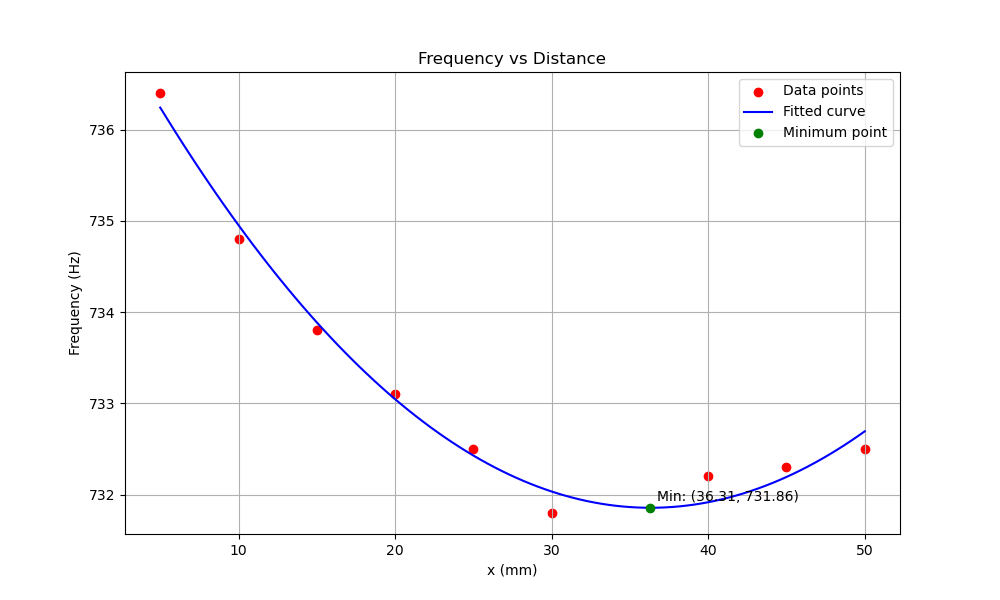

The Python source for this figure:
# ZJU 动态法测量材料杨氏模量 声速的测定 数据处理脚本
# 处理 f
def get_f(fs):

    import numpy as np
    import matplotlib.pyplot as plt
    from scipy.optimize import curve_fit

    xs = [5 * i for i in range(1, 11) if i != 7]

    # Define the quadratic function for fitting
    def quadratic(x, a, b, c):
        return a * x**2 + b * x + c

    # Perform curve fitting
    popt, _ = curve_fit(quadratic, xs, fs)
    # Generate points for smooth curve
    x_smooth = np.linspace(min(xs), max(xs), 100)
    y_smooth = quadratic(x_smooth, *popt)
    # Find the minimum point
    x_min = -popt[1] / (2 * popt[0])
    y_min = quadratic(x_min, *popt)
    # Plotting
    plt.figure(figsize=(10, 6))
    plt.scatter(xs, fs, color="red", label="Data points")
    plt.plot(x_smooth, y_smooth, color="blue", label="Fitted curve")
    plt.plot(x_min, y_min, "go", label="Minimum point")
    plt.xlabel("x (mm)")
    plt.ylabel("Frequency (Hz)")
    plt.title("Frequency vs Distance")
    plt.legend()
    plt.grid(True)
    # Annotate the minimum point
    plt.annotate(
        f"Min: ({x_min:.2f}, {y_min:.2f})",
        xy=(x_min, y_min),
        xytext=(5, 5),
        textcoords="offset points",
    )
    plt.savefig("4_youngSModulus2.png")
    print(f"Minimum point: x = {x_min:.2f}, f = {y_min:.2f}")
    return y_min


fs = [736.4, 734.8, 733.8, 733.1, 732.5, 731.8, 732.2, 732.3, 732.5]
# f_fix = get_f(fs)
f_fix = 731.86

##### 处理读数 #####
d0 = -0.015  # 螺旋测微器零点读数 单位: mm
ds = [5.950, 5.945, 5.948, 5.955, 5.952]  # 单位: mm
Ls = [160.5, 160.1, 160.2, 160.1, 160.1]  # 单位: mm
ms = [37.338, 37.337, 37.336, 37.337, 37.337]  # 单位: g，可以只测一次，自己设置 m_avg

from math import sqrt


def get_avg(li):
    return sum(li) / len(li)


d_avg = get_avg(ds) - d0
L_avg = get_avg(Ls)
m_avg = get_avg(ms)
print("d_avg:", d_avg, "L_avg:", L_avg, "m_avg:", m_avg)


# dl 为仪器误差
def get_U(li, dl):
    # get U_a
    n = len(li)
    i_avg = get_avg(li)
    U_a = sqrt(sum([(i - i_avg) ** 2 for i in li]) / (n * (n - 1)))
    U_b = dl / sqrt(3)
    U = sqrt(U_a**2 + U_b**2)
    return U_a, U_b, U


# L 不确定度
dL = 0.2
dd = 0.004
dm = 0.001
df = 0.1
L_a, L_b, U_L = get_U(Ls, dL)
print("L_a:", L_a, "L_b:", L_b, "U_L:", U_L)
# d 不确定度
d_a, d_b, U_d = get_U(ds, dd)
print("d_a:", d_a, "d_b:", d_b, "U_d:", U_d)

E = [
    1.6067 * (L**3) * m * (f_fix**2) / (d**4) / (1e11) for L, m, d in zip(Ls, ms, ds)
]  # 单位: 10**11 N/m^2

E_avg = get_avg(E)
print("E_avg: ", E_avg)

E = 1.6067 * (L_avg**3) * m_avg * (f_fix**2) / (d_avg**4) / (1e11)
print("E:", E)
# 计算相对不确定度
dE = E_avg * sqrt(
    (
        (3 * dL / L_avg) ** 2
        + (4 * dd / d_avg) ** 2
        + (dm / m_avg) ** 2
        + (2 * df / f_fix) ** 2
    )
)

print("dE:", dE)
